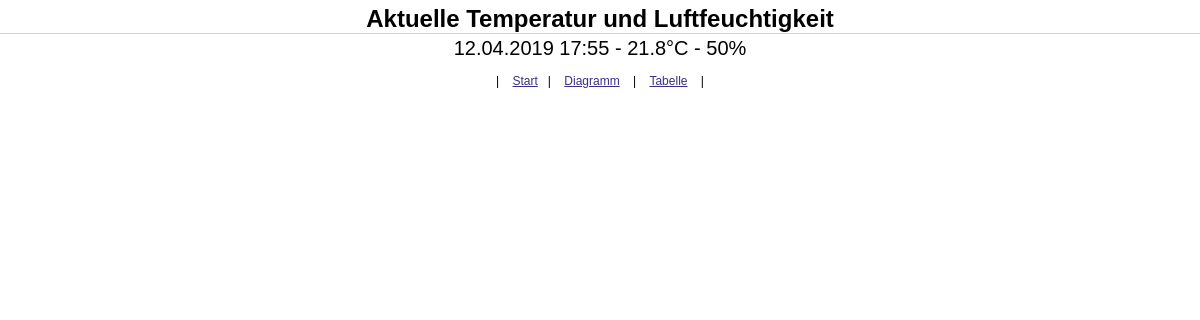
Before: / with the older database file.
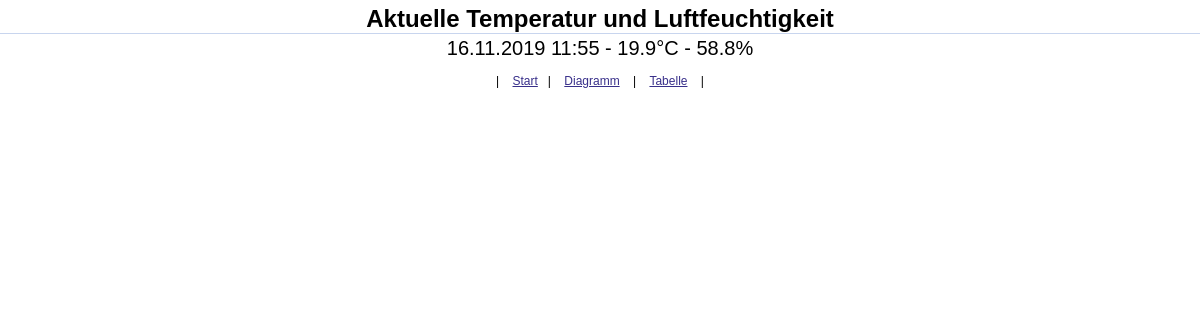
After: the same page with the newer database file.
### tables this page shows
CREATE TABLE wohnzimmer(id INTEGER PRIMARY KEY AUTOINCREMENT, temperatur FLOAT, luftfeuchtigkeit FLOAT, zimmer VARCHAR, datum DATETIME);

### index.php (the view, shortened to what this page needs)
<?php
	 function date_german($date) {
    $d    =    explode("-",$date);
    return    sprintf("%02d.%02d.%04d", $d[2], $d[1], $d[0]);
}
?>
<html>
<head>
<link rel="stylesheet" type="text/css" href="style.css" />
</head>
<body>
<div id="maincontent">
      <div id="leftcontent">
		           <?php
          $db = new SQLite3('temperatur.sqlite', SQLITE3_OPEN_CREATE | SQLITE3_OPEN_READWRITE);
  $results = $db->query('SELECT * FROM wohnzimmer ORDER BY datum DESC LIMIT 1');
	while ($row = $results->fetchArray()) {
		$zeit = explode(" ", $row["datum"]);
		?>
		 <div id="uberschrift"><strong>Aktuelle Temperatur und Luftfeuchtigkeit</strong></div>
    <div id="start"><?php echo date_german($row["datum"])." " . $zeit[1] . " - " . $row["temperatur"]."°C - " . $row["luftfeuchtigkeit"]."%"; ?> </div>
		<?php
	}
    ?>
 <?php
	include("menu.php");
 ?>
</div>
</div>
</body>
</html>

### menu.php
<div class="links">
 | <a class="site_link" href="index.php" target="_self">Start</a>| <a class="site_link" href="diagramm.php" target="_self">Diagramm</a> | <a class="site_link" href="tabelle.php" target="_self">Tabelle</a> |
  </div>

### style.css (style rules this page uses)
html { height: 100%; }
body { height: 100%; margin:0; padding:0; line-height: 1.5em; background-color: #FFF; background-attachment:fixed; font-family:Verdana, Arial, Helvetica, sans-serif; font-size:12px; }
@media all and (min-width:1024px) { #maincontent { width: 1200px; margin: 0 auto; } }
@media all and (min-width:1024px) { #leftcontent { padding: 10px 0; text-align: justify; } }
@media all and (min-width:1024px) { #uberschrift { font-size: 24px; border-bottom: 1px solid #c8d5ee; margin-bottom: 5px; padding-bottom: 5px; text-align: center; } }
@media all and (min-width:1024px) { a:link { text-decoration: none; } }
@media all and (min-width:1024px) { a.site_link:link { color: #382f8a; text-decoration: underline; } }
@media all and (min-width:1024px) { #start { font-size: 20px; text-align: center; } }
@media all and (min-width:1024px) { .links { text-align: center; padding: 15px; clear:both; } }
@media all and (min-width:1024px) { .links a { padding: 0 10px; } }

Changed rows visible on the page:
no longer on this page (row unchanged): wohnzimmer: datum "12.04.2019", datum "17:55", temperatur "21.8", luftfeuchtigkeit "50"
added wohnzimmer: datum "16.11.2019", datum "11:55", temperatur "19.9", luftfeuchtigkeit "58.8"
